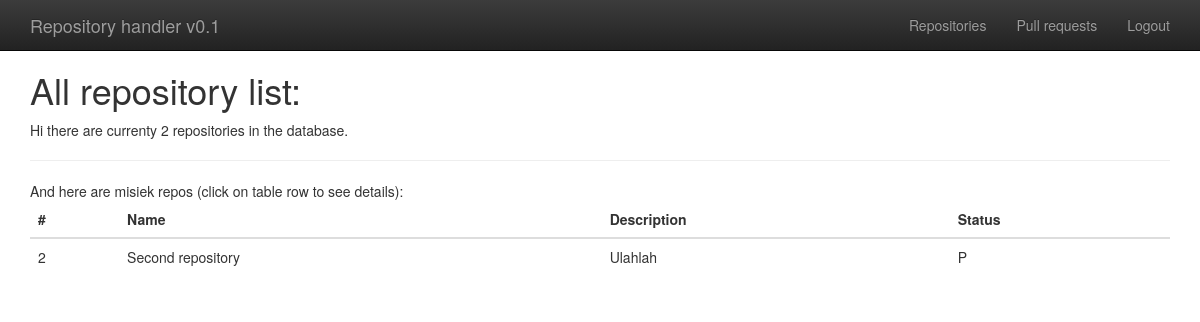
The app's page /validator/repo/ (signed in) with its own data.
### validator/models.py (models this page shows)
class Repository(models.Model):
    owner = models.ForeignKey(User, related_name="repo_owner", on_delete=models.PROTECT)
    name = models.CharField(max_length=100, default="Unnamed Repository")
    description = models.CharField(max_length=1000, null=True)
    created = models.DateTimeField(auto_now_add=True)
    status = models.CharField(max_length=1, default='N', choices=REPO_STATUSES)
    objects = RepoQuerySet.as_manager()

### validator/views.py (the view)
# urls.py: path('repo/', views.all_repos, name='repo_list'),
@login_required
def all_repos(request):
    myrepos = Repository.objects.current_user_repos(request.user)
    return render(request, 'validator/repos.html',
                  {'nrepos': Repository.objects.count(),
                   'allrepos': myrepos})

### validator/models.py (called while the page is built)
    def current_user_repos(self, user):
        return self.filter(
            Q(owner=user)
        )

### templates/validator/repos.html (shortened to what this page needs)
{%  extends "../base.html" %}
{% block content %}
    <h1>All repository list:</h1>
    <div>Hi there are currenty {{ nrepos }} repositories in the database.</div>
    <hr>
<div>And here are {{  user.username }} repos (click on table row to see details):</div>
    <table class="table table-hover">
        <thead class="thead-dark">
        <tr>
            <th>#</th>
            <th>Name</th>
            <th>Description</th>
            <th>Status</th>
        </tr>
        </thead>
        <tbody>
        {% for r in allrepos %}
            <tr data-href="{{ r.id }}">
                <td>{{ r.id }}</td>
                <td>{{ r.name }}</td>
                <td>{{ r.description }}</td>
                <td>{{ r.status }}</td>
            </tr>
        {% endfor %}
        </tbody>
    </table>
{%  endblock %}

### static/css/main.css (style rules this page uses)
table tr[data-href] { cursor: pointer; }

### templates/base.html (style rules this page uses)
body { padding-top: 50px; padding-bottom: 20px; }

### records on screen
Repository: id "2", name "Second repository", description "Ulahlah", status "P"

### other values on screen
{{ nrepos }} "2"
{{ user.username }} "misiek"
